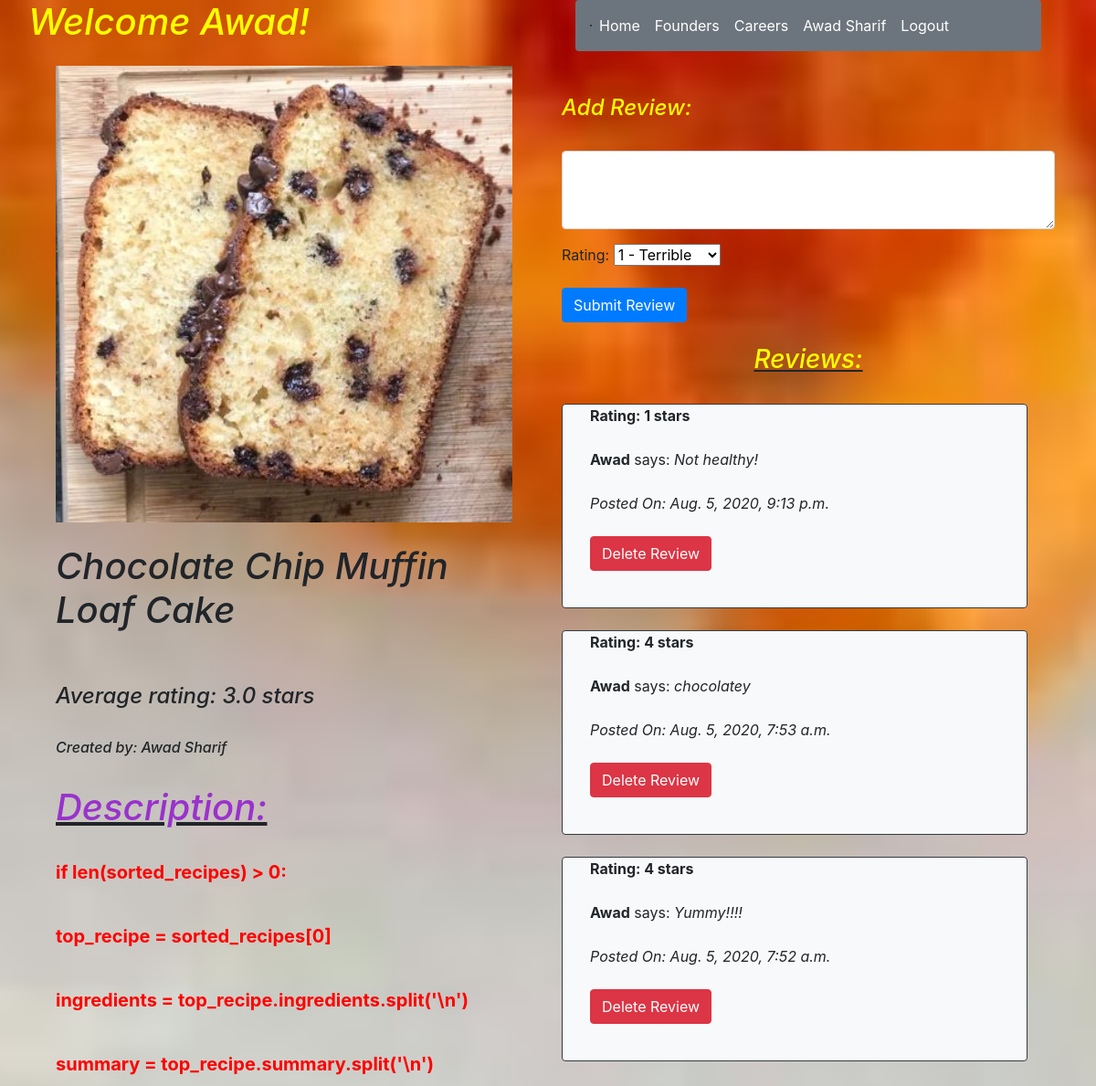
The page /recipe/info/14 (signed in, upper part) on the database as committed earlier.
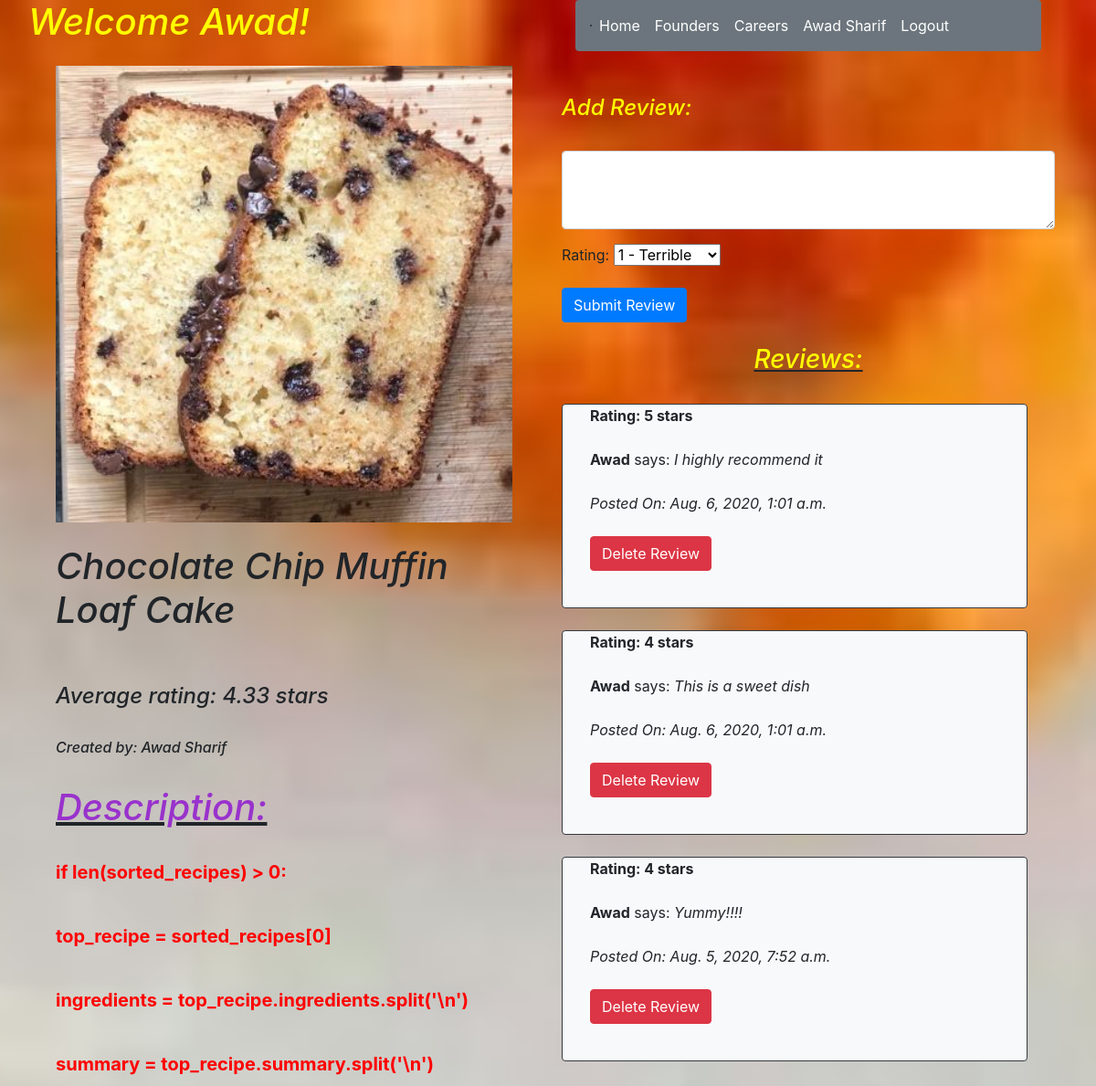
The same page on the database as committed later.
### recipe_app/models.py (models this page shows)
class Reviews(models.Model):
    content = models.TextField()
    rating = models.IntegerField()
    reviewer = models.ForeignKey(User,related_name="reviews_of_user",on_delete = models.CASCADE)
    recipe = models.ForeignKey(Recipes,related_name="reviews_of_recipe",on_delete = models.CASCADE)
    created_at = models.DateTimeField(auto_now_add=True)
    updated_at = models.DateTimeField(auto_now=True)
    objects = Reviews_Manager()

class User(models.Model):
    first_name = models.CharField(max_length=255)
    last_name = models.CharField(max_length=255)
    email = models.EmailField(max_length=255)
    password = models.CharField(max_length=255)
    created_at = models.DateTimeField(auto_now_add=True)
    updated_at = models.DateTimeField(auto_now=True)
    profilepic = models.CharField(null=True, max_length=255)
    objects = UserManager()

### recipe_app/views.py (the view)
# urls.py: path('recipe/info/<int:id>', views.recipe_info),
def recipe_info(request,id):
    if 'userid' not in request.session:
        return redirect('/')
    recipe = Recipes.objects.get(id=id)
    ingredients = recipe.ingredients.split('\n')
    summary = recipe.summary.split('\n')
    steps = recipe.steps.split('\n')
    rating = 0
    for review in recipe.reviews_of_recipe.all():
        rating += review.rating
    if len(recipe.reviews_of_recipe.all()) > 0:
        average_rating = round(rating / len(recipe.reviews_of_recipe.all()),2)
    else:
        average_rating = 0
    context = {
        'user': User.objects.get(id=request.session['userid']),
        'recipe': Recipes.objects.get(id=id),
        'ingredients': ingredients,
        'summaries': summary,
        'steps': steps,
        "Reviews": recipe.reviews_of_recipe.all().order_by("-created_at"),
        "rating": average_rating
    }
    return render(request,'recipe_info.html',context)

### recipe_app/templates/recipe_info.html (shortened to what the changed rows need)
{% load static %}
<!DOCTYPE html>
<html lang="en">
    <head>
        <link rel="stylesheet" href="https://stackpath.bootstrapcdn.com/bootstrap/4.5.0/css/bootstrap.min.css">
        <link rel="stylesheet" type="text/css" href="/static/css/style.css">
    </head>
    <body class="recipe_info bg-light">
        <div class="container">
            <div class="row">
                <div class="col-6 px-3">
                    <div class="form-group row">
                        <em><h1 class="text">Welcome {{user.first_name}}!</h1></em>
                    </div>
                    <div class="col-12">
                        <br>
                        <em><strong><h1>{{recipe.name}}</h1></strong></em>
                        <br><br>
                        <em><h4>Average rating: {{rating}} stars</h4></em>
                        <br>
                        <br>
                        <br>
                        {% for summary in summaries %}
                            <b><p class="info">{{ summary }}</p></b>
                            <br>
                        {% endfor %}
                        <br>
                        {% for ingredient in ingredients %}
                            <br>
                        {% endfor %}
                        <br>
                        <br>
                        {% for step in steps %}
                            <br>
                        {% endfor %}
                        {% if user.id == recipe.owner.id %}
                            <br>
                        {% endif %}
                    </div>
                </div>
                <div class="col-6">
                    <br><br>
                    <br>
                        <br>
                        <div class="form-group row" id="reviews">
                            {% for review in Reviews %}
                                <br><br>
                                <div class="card-deck col-12 bg-dark-rounded ajax" id="{{review.id}}">
                                    <br><br><br><br>
                                    <div class="card mb-4 bg-light rounded border border-dark">
                                        <div class="col-12">
                                            <div class="col-12">
                                                <b>Rating: {{review.rating}} stars</b>
                                                <br><br>
                                                <strong>{{review.reviewer.first_name}}</strong> says: <em>{{review.content}}</em>
                                                <br><br>
                                                <em>Posted On: {{review.created_at}}</em>
                                                <br><br>
                                                {% if user.id == review.reviewer.id %}
                                                    <div class="form-group row">
                                                        <div class="col-12">
                                                            <form action="/review/delete" method="POST" class="delete_review" review="{{review.id}}">
                                                                <button type="submit" class="btn btn-danger">Delete Review</button>
                                                            </form>
                                                        </div>
                                                    </div>
                                                {% endif %}
                                            </div>
                                            <br>
                                        </div>
                                    </div>
                                </div>
                                <br><br>
                            {% endfor %}
                        </div>
                </div>
            </div>
        </div>
    </body>
</html>

Rows that differ between the two databases and show on the page:
removed Reviews: rating "1", reviewer.first_name "Awad", content "Not healthy!", created_at "Aug. 5, 2020, 9:13 p.m."
removed Reviews: rating "4", reviewer.first_name "Awad", content "chocolatey", created_at "Aug. 5, 2020, 7:53 a.m."
added Reviews: rating "5", reviewer.first_name "Awad", content "I highly recommend it", created_at "Aug. 6, 2020, 1:01 a.m."
added Reviews: rating "4", reviewer.first_name "Awad", content "This is a sweet dish", created_at "Aug. 6, 2020, 1:01 a.m."
Other text that changed with them:
{{ rating }}: "3.0" → "4.33"
